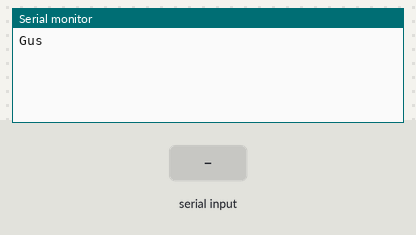
Recording of a sketch running on a simulated Arduino Uno, built with avr-gcc and run on an emulated ATmega328P. Parts: the last lines printed to the serial monitor. The test bench sets the inputs (shaded band).

Above: at 1.2 s.
1.3 s: "1\n" received over Serial
At 1.9 s:
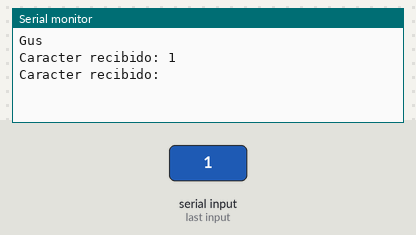
2.8 s: "0\n" received over Serial
At 2.97 s:
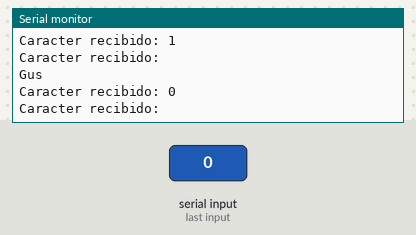
4.3 s: "2\n" received over Serial
At 4.9 s:
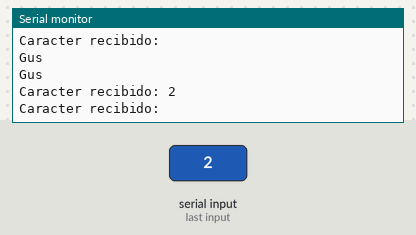

The sketch:

PS_loop.ino
```cpp
#include <TimerOne.h>

int contador1 = 0;

void setup()
{
  Serial.begin(9600);

  Timer_Inicializacion();
}

void Timer_Inicializacion(void){
  Timer1.initialize(1000);    // El parametro es el tiempo en useg
  Timer1.attachInterrupt(Systick_Handler);
}

void loop()
{
  if (Serial.available() > 0)
  { // Comprueba si hay datos disponibles en el buffer del puerto serial
    char receivedChar = Serial.read(); // Lee el primer byte de datos del buffer

    Serial.print("Caracter recibido: ");
    Serial.println(receivedChar); // Muestra el carácter recibido en el puerto serial
  }
}

void Systick_Handler(void){   // Cada 1 mseg entro aca dentro
  contador1++;
  if(contador1 == 1000){
    contador1 = 0;

    Serial.write('G');
    Serial.write('u');
    Serial.write('s');
    Serial.write('\r');
    Serial.write('\n');
  }
}
```

Measured:
- after the input at 1.3 s, the serial monitor: prints a new line at once (image 1)
- after the input at 2.8 s, the serial monitor: prints a new line at once (image 2)
- after the input at 4.3 s, the serial monitor: prints a new line at once (image 3)
